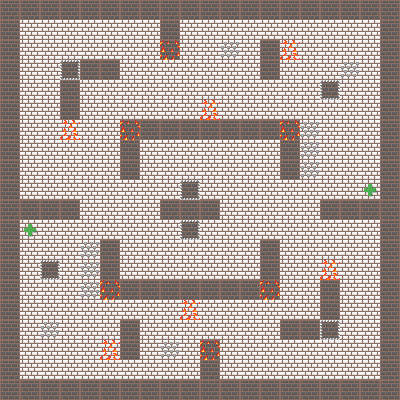

A level layout from a 2D game, rendered from its tile map. Below: a short description, then the map file with its tile-grid data intact:
An orthogonal 20x20 tile map with 20x20 px tiles, 1 tile layer (Tile Layer 1).

<map version="1.2" tiledversion="1.3.4" orientation="orthogonal" renderorder="right-down" width="20" height="20" tilewidth="20" tileheight="20" infinite="0" nextlayerid="2" nextobjectid="1">
 <tileset firstgid="1" name="myTileSet" tilewidth="20" tileheight="20" tilecount="15" columns="5">
  <image source="myTileSet.bmp" trans="ff00ff" width="100" height="60" />
 </tileset>
 <layer id="1" name="Tile Layer 1" width="20" height="20">
  <data encoding="csv">
6,6,6,6,6,6,6,6,6,6,6,6,6,6,6,6,6,6,6,6,
6,1,1,1,1,1,1,1,6,1,1,1,1,1,1,1,1,1,1,6,
6,1,1,1,1,1,1,1,7,1,1,4,1,6,2,1,1,1,1,6,
6,1,1,11,6,6,1,1,1,1,1,1,1,6,1,1,1,4,1,6,
6,1,1,6,1,1,1,1,1,1,1,1,1,1,1,1,11,1,1,6,
6,1,1,6,1,1,1,1,1,1,2,1,1,1,1,1,1,1,1,6,
6,1,1,2,1,1,7,6,6,6,6,6,6,6,7,4,1,1,1,6,
6,1,1,1,1,1,6,1,1,1,1,1,1,1,6,4,1,1,1,6,
6,1,1,1,1,1,6,1,1,1,1,1,1,1,6,4,1,1,1,6,
6,1,1,1,1,1,1,1,1,11,1,1,1,1,1,1,1,1,3,6,
6,6,6,6,1,1,1,1,6,6,6,1,1,1,1,1,6,6,6,6,
6,3,1,1,1,1,1,1,1,11,1,1,1,1,1,1,1,1,1,6,
6,1,1,1,4,6,1,1,1,1,1,1,1,6,1,1,1,1,1,6,
6,1,11,1,4,6,1,1,1,1,1,1,1,6,1,1,2,1,1,6,
6,1,1,1,4,7,6,6,6,6,6,6,6,7,1,1,6,1,1,6,
6,1,1,1,1,1,1,1,1,2,1,1,1,1,1,1,6,1,1,6,
6,1,4,1,1,1,6,1,1,1,1,1,1,1,6,6,11,1,1,6,
6,1,1,1,1,2,6,1,4,1,7,1,1,1,1,1,1,1,1,6,
6,1,1,1,1,1,1,1,1,1,6,1,1,1,1,1,1,1,1,6,
6,6,6,6,6,6,6,6,6,6,6,6,6,6,6,6,6,6,6,6
</data>
 </layer>
</map>
